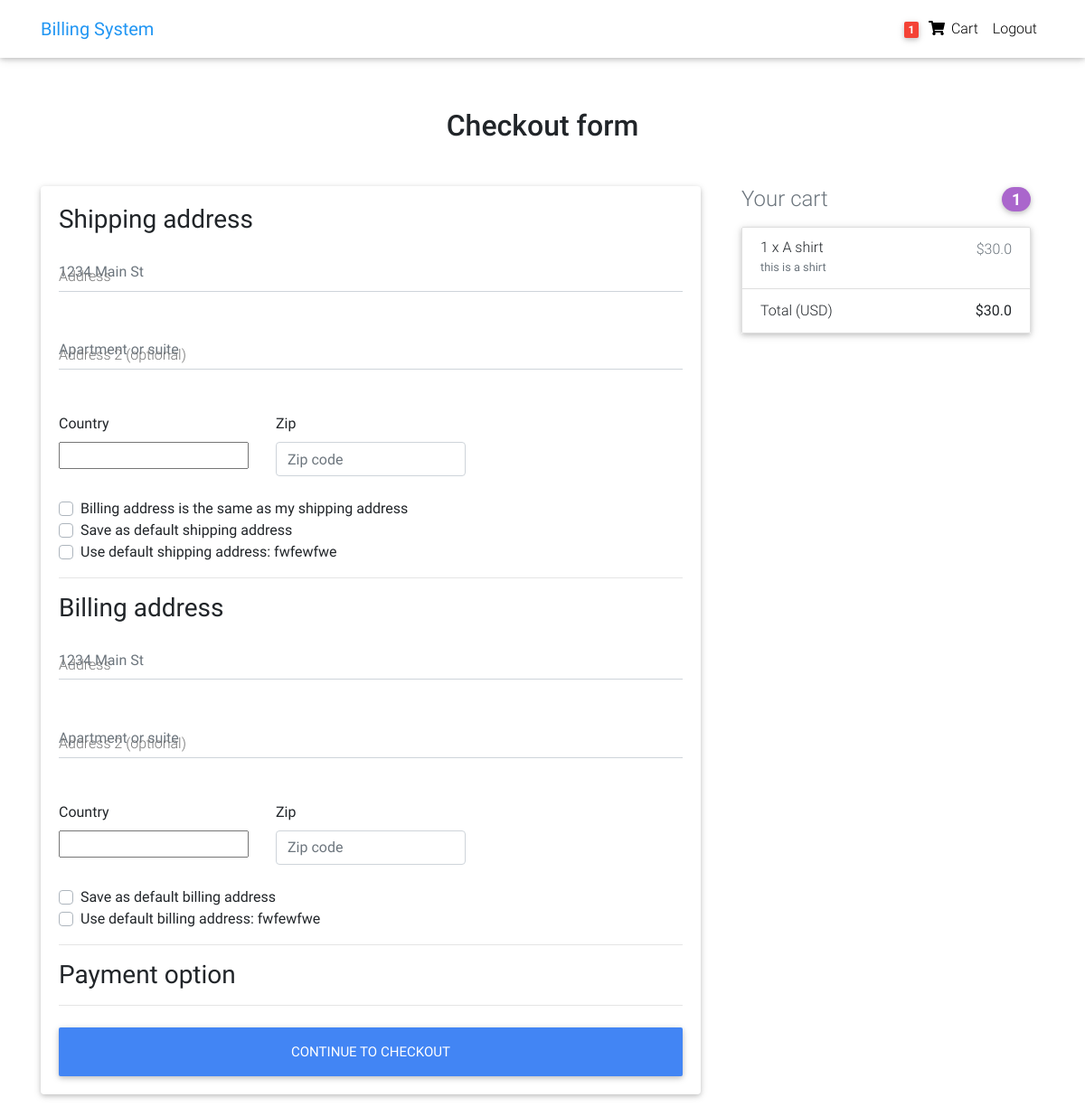
Screenshot of /checkout/ (signed in) with the database file from the repository.
### core/models.py (models this page shows, shortened)
class Order(models.Model):
    user = models.ForeignKey(settings.AUTH_USER_MODEL,
                             on_delete=models.CASCADE)
    items = models.ManyToManyField(OrderItem)
    start_date = models.DateTimeField(auto_now_add=True)
    ordered_date = models.DateTimeField()
    ordered = models.BooleanField(default=False)
    shipping_address = models.ForeignKey(
        'Address', related_name='shipping_address', on_delete=models.SET_NULL, blank=True, null=True)
    billing_address = models.ForeignKey(
        'Address', related_name='billing_address', on_delete=models.SET_NULL, blank=True, null=True)
    def get_total(self):
        total = 0
        for order_item in self.items.all():
            total += order_item.get_total_item_price()
        return total

class Address(models.Model):
    user = models.ForeignKey(settings.AUTH_USER_MODEL,
                             on_delete=models.CASCADE)
    street_address = models.CharField(max_length=100)
    apartment_address = models.CharField(max_length=100)
    country = CountryField(multiple=False)
    zip = models.CharField(max_length=100)
    address_type = models.CharField(max_length=1, choices=ADDRESS_CHOICES)
    default = models.BooleanField(default=False)
    class Meta:
        verbose_name_plural = 'Addresses'

class OrderItem(models.Model):
    user = models.ForeignKey(settings.AUTH_USER_MODEL,
                             on_delete=models.CASCADE)
    ordered = models.BooleanField(default=False)
    item = models.ForeignKey(Item, on_delete=models.CASCADE)
    quantity = models.IntegerField(default=1)
    def get_total_item_price(self):
        return self.quantity * self.item.price

class Item(models.Model):
    title = models.CharField(max_length=100)
    price = models.FloatField()
    label = models.CharField(choices=LABEL_CHOICES, max_length=1)
    slug = models.SlugField()
    description = models.TextField()
    image = models.ImageField()

### core/views.py (the view, shortened to what this page needs)
# urls.py: path('checkout/', CheckoutView.as_view(), name='checkout'),
class CheckoutView(View):
    def get(self, *args, **kwargs):
        try:
            order = Order.objects.get(user=self.request.user, ordered=False)
            form = CheckoutForm()
            context = {
                'form': form,
                'order': order,
            }
            shipping_address_qs = Address.objects.filter(
                user=self.request.user,
                address_type='S',
                default=True
            )
            if shipping_address_qs.exists():
                context.update(
                    {'default_shipping_address': shipping_address_qs[0]})
            billing_address_qs = Address.objects.filter(
                user=self.request.user,
                address_type='B',
                default=True
            )
            if billing_address_qs.exists():
                context.update(
                    {'default_billing_address': billing_address_qs[0]})
            return render(self.request, "checkout.html", context)
        except ObjectDoesNotExist:
            messages.info(self.request, "You do not have an active order")
            return redirect("core:checkout")

### core/forms.py
class CheckoutForm(forms.Form):
    shipping_address = forms.CharField(required=False)
    shipping_address2 = forms.CharField(required=False)
    shipping_country = CountryField(blank_label='(select country)').formfield(
        required=False,
        widget=CountrySelectWidget(attrs={
            'class': 'custom-select d-block w-100',
        }))
    shipping_zip = forms.CharField(required=False)
    billing_address = forms.CharField(required=False)
    billing_address2 = forms.CharField(required=False)
    billing_country = CountryField(blank_label='(select country)').formfield(
        required=False,
        widget=CountrySelectWidget(attrs={
            'class': 'custom-select d-block w-100',
        }))
    billing_zip = forms.CharField(required=False)
    same_billing_address = forms.BooleanField(required=False)
    set_default_shipping = forms.BooleanField(required=False)
    use_default_shipping = forms.BooleanField(required=False)
    set_default_billing = forms.BooleanField(required=False)
    use_default_billing = forms.BooleanField(required=False)

### core/templatetags/cart_template_tags.py (called while the page is built)
@register.filter
def cart_item_count(user):
    if user.is_authenticated:
        qs = Order.objects.filter(user=user, ordered=False)
        if qs.exists():
            return qs[0].items.count()
    return 0

### templates/checkout.html (shortened to what this page needs)
{% extends "base.html" %}
{% load crispy_forms_tags %}
{% block content %}
  <main >
    <div class="container wow fadeIn">
      <h2 class="my-5 h2 text-center">Checkout form</h2>
      <div class="row">
        <div class="col-md-8 mb-4">
          <div class="card">
            <form method="POST" class="card-body">
              <h3>Shipping address</h3>
              <div class='hideable_shipping_form'>
                <div class="md-form mb-5">
                  <input type='text' placeholder='1234 Main St' id='shipping_address' name='shipping_address' class='form-control' />
                  <label for="shipping_address" class="">Address</label>
                </div>
                <div class="md-form mb-5">
                  <input type='text' placeholder='Apartment or suite' id='shipping_address2' name='shipping_address2' class='form-control' />
                  <label for="shipping_address2" class="">Address 2 (optional)</label>
                </div>
                <div class="row">
                  <div class="col-lg-4 col-md-12 mb-4">
                    <label for="country">Country</label>
                    {{ form.shipping_country }}
                  </div>
                  <div class="col-lg-4 col-md-6 mb-4">
                    <label for="shipping_zip">Zip</label>
                    <input type='text' placeholder='Zip code' id='shipping_zip' name='shipping_zip' class='form-control' />
                  </div>
                </div>
                <div class="custom-control custom-checkbox">
                  <label class="custom-control-label" for="same_billing_address">Billing address is the same as my shipping address</label>
                </div>
                <div class="custom-control custom-checkbox">
                  <label class="custom-control-label" for="set_default_shipping">Save as default shipping address</label>
                </div>
              </div>
              {% if default_shipping_address %}
              <div class="custom-control custom-checkbox">
                <label class="custom-control-label" for="use_default_shipping">Use default shipping address: {{ default_shipping_address.street_address|truncatechars:10 }}</label>
              </div>
              {% endif %}
              <hr>
              <h3>Billing address</h3>
              <div class='hideable_billing_form'>
                <div class="md-form mb-5">
                  <input type='text' placeholder='1234 Main St' id='billing_address' name='billing_address' class='form-control' />
                  <label for="billing_address" class="">Address</label>
                </div>
                <div class="md-form mb-5">
                  <input type='text' placeholder='Apartment or suite' id='billing_address2' name='billing_address2' class='form-control' />
                  <label for="billing_address2" class="">Address 2 (optional)</label>
                </div>
                <div class="row">
                  <div class="col-lg-4 col-md-12 mb-4">
                    <label for="country">Country</label>
                    {{ form.billing_country }}
                  </div>
                  <div class="col-lg-4 col-md-6 mb-4">
                    <label for="billing_zip">Zip</label>
                    <input type='text' placeholder='Zip code' id='billing_zip' name='billing_zip' class='form-control' />
                  </div>
                </div>
                <div class="custom-control custom-checkbox">
                  <label class="custom-control-label" for="set_default_billing">Save as default billing address</label>
                </div>
              </div>
              {% if default_billing_address %}
              <div class="custom-control custom-checkbox">
                <label class="custom-control-label" for="use_default_billing">Use default billing address: {{ default_billing_address.street_address|truncatechars:10 }}</label>
              </div>
              {% endif %}
              <hr>
              <h3>Payment option</h3>
              <hr class="mb-4">
              <button class="btn btn-primary btn-lg btn-block" type="submit">Continue to checkout</button>
            </form>
          </div>
        </div>
        <div class="col-md-4 mb-4">
          {% include "order_snippet.html" %}
        </div>
      </div>
    </div>
  </main>
{% endblock content %}

### templates/navbar.html (shortened to what this page needs)
{% load cart_template_tags %}
<nav class="navbar fixed-top navbar-expand-lg navbar-light white scrolling-navbar">
    <div class="container">
      <a class="navbar-brand waves-effect" href="/">
        <strong class="blue-text">Billing System</strong>
      </a>
      <div class="collapse navbar-collapse" id="navbarSupportedContent">
        <ul class="navbar-nav nav-flex-icons">
          {% if request.user.is_authenticated %}
          <li class="nav-item">
            <a href="{% url 'core:order-summary' %}" class="nav-link waves-effect">
              <span class="badge red z-depth-1 mr-1"> {{ request.user|cart_item_count }} </span>
              <i class="fas fa-shopping-cart"></i>
              <span class="clearfix d-none d-sm-inline-block"> Cart </span>
            </a>
          </li>
          <li class="nav-item">
            <a class="nav-link waves-effect" href="{% url 'account_logout' %}">
              <span class="clearfix d-none d-sm-inline-block"> Logout </span>
            </a>
          </li>
          {% endif %}
        </ul>
      </div>
    </div>
  </nav>

### templates/order_snippet.html
<div class="col-md-12 mb-4">
    <h4 class="d-flex justify-content-between align-items-center mb-3">
    <span class="text-muted">Your cart</span>
    <span class="badge badge-secondary badge-pill">{{ order.items.count }}</span>
    </h4>
    <ul class="list-group mb-3 z-depth-1">
    {% for order_item in order.items.all %}
    <li class="list-group-item d-flex justify-content-between lh-condensed">
        <div>
        <h6 class="my-0">{{ order_item.quantity }} x {{ order_item.item.title}}</h6>
        <small class="text-muted">{{ order_item.item.description}}</small>
        </div>
        <span class="text-muted">${{ order_item.get_total_item_price }}</span>
    </li>
    {% endfor %}
    <li class="list-group-item d-flex justify-content-between">
        <span>Total (USD)</span>
        <strong>${{ order.get_total }}</strong>
    </li>
    </ul>
</div>

### templates/base.html (style rules this page uses)
html, body, header, .carousel { height: 60vh; }

### rows the page displays
Address: street_address "fwfewfwe"
Address: street_address "fwfewfwe"
Order: items.count "1", get_total "30.0"
OrderItem: quantity "1", item "A shirt", item.description "this is a shirt", get_total_item_price "30.0"

### other values shown
{{ request.user|cart_item_count }} "1"
